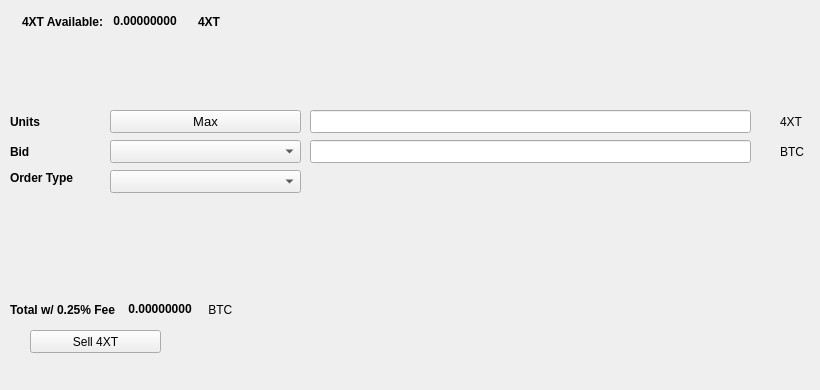
   <widget class="QWidget" name="SellTab">
    <attribute name="title">
     <string>Sell</string>
    </attribute>
    <widget class="QLabel" name="label_16">
     <property name="geometry">
      <rect>
       <x>780</x>
       <y>140</y>
       <width>31</width>
       <height>23</height>
      </rect>
     </property>
     <property name="text">
      <string>BTC</string>
     </property>
    </widget>
    <widget class="QComboBox" name="SellBidcomboBox">
     <property name="geometry">
      <rect>
       <x>110</x>
       <y>140</y>
       <width>191</width>
       <height>23</height>
      </rect>
     </property>
     <property name="font">
      <font>
       <pointsize>10</pointsize>
      </font>
     </property>
    </widget>
    <widget class="QLabel" name="label_18">
     <property name="geometry">
      <rect>
       <x>10</x>
       <y>110</y>
       <width>46</width>
       <height>23</height>
      </rect>
     </property>
     <property name="font">
      <font>
       <weight>75</weight>
       <bold>true</bold>
      </font>
     </property>
     <property name="text">
      <string>Units</string>
     </property>
    </widget>
    <widget class="QPushButton" name="Sell_Max_Amount">
     <property name="geometry">
      <rect>
       <x>110</x>
       <y>110</y>
       <width>191</width>
       <height>23</height>
      </rect>
     </property>
     <property name="font">
      <font>
       <pointsize>10</pointsize>
      </font>
     </property>
     <property name="text">
      <string>Max</string>
     </property>
    </widget>
    <widget class="QLabel" name="label_20">
     <property name="geometry">
      <rect>
       <x>10</x>
       <y>170</y>
       <width>91</width>
       <height>16</height>
      </rect>
     </property>
     <property name="font">
      <font>
       <weight>75</weight>
       <bold>true</bold>
      </font>
     </property>
     <property name="text">
      <string>Order Type</string>
     </property>
    </widget>
    <widget class="QComboBox" name="SellOrdertypeCombo">
     <property name="geometry">
      <rect>
       <x>110</x>
       <y>170</y>
       <width>191</width>
       <height>23</height>
      </rect>
     </property>
     <property name="font">
      <font>
       <pointsize>10</pointsize>
      </font>
     </property>
    </widget>
    <widget class="QLabel" name="label_21">
     <property name="geometry">
      <rect>
       <x>10</x>
       <y>140</y>
       <width>46</width>
       <height>23</height>
      </rect>
     </property>
     <property name="font">
      <font>
       <weight>75</weight>
       <bold>true</bold>
      </font>
     </property>
     <property name="text">
      <string>Bid</string>
     </property>
    </widget>
    <widget class="QLabel" name="label_22">
     <property name="geometry">
      <rect>
       <x>780</x>
       <y>110</y>
       <width>31</width>
       <height>23</height>
      </rect>
     </property>
     <property name="text">
      <string>4XT</string>
     </property>
    </widget>
    <widget class="QLineEdit" name="UnitsInput4XT">
     <property name="geometry">
      <rect>
       <x>310</x>
       <y>110</y>
       <width>441</width>
       <height>23</height>
      </rect>
     </property>
     <property name="font">
      <font>
       <pointsize>9</pointsize>
       <weight>75</weight>
       <bold>true</bold>
      </font>
     </property>
    </widget>
    <widget class="QLineEdit" name="SellBidPriceEdit">
     <property name="geometry">
      <rect>
       <x>310</x>
       <y>140</y>
       <width>441</width>
       <height>23</height>
      </rect>
     </property>
     <property name="font">
      <font>
       <pointsize>9</pointsize>
       <weight>75</weight>
       <bold>true</bold>
      </font>
     </property>
    </widget>
    <widget class="QPushButton" name="Sell4XTBTN">
     <property name="geometry">
      <rect>
       <x>30</x>
       <y>330</y>
       <width>131</width>
       <height>23</height>
      </rect>
     </property>
     <property name="text">
      <string>Sell 4XT</string>
     </property>
     <property name="icon">
      <iconset resource="../forextrading">
       <normaloff>:/icons/bitcoin</normaloff>:/icons/bitcoin</iconset>
     </property>
    </widget>
    <widget class="QWidget" name="layoutWidget3">
     <property name="geometry">
      <rect>
       <x>22</x>
       <y>12</y>
       <width>258</width>
       <height>19</height>
      </rect>
     </property>
     <layout class="QHBoxLayout" name="horizontalLayout">
      <item>
       <widget class="QLabel" name="label232_2">
        <property name="font">
         <font>
          <weight>75</weight>
          <bold>true</bold>
         </font>
        </property>
        <property name="text">
         <string>4XT Available:</string>
        </property>
       </widget>
      </item>
      <item>
       <widget class="QLabel" name="4XTAvailableLabel">
        <property name="palette">
         <palette>
          <active>
           <colorrole role="WindowText">
            <brush brushstyle="SolidPattern">
             <color alpha="255">
              <red>0</red>
              <green>0</green>
              <blue>0</blue>
             </color>
            </brush>
           </colorrole>
           <colorrole role="Button">
            <brush brushstyle="SolidPattern">
             <color alpha="255">
              <red>0</red>
              <green>170</green>
              <blue>0</blue>
             </color>
            </brush>
           </colorrole>
           <colorrole role="Light">
            <brush brushstyle="SolidPattern">
             <color alpha="255">
              <red>0</red>
              <green>255</green>
              <blue>0</blue>
             </color>
            </brush>
           </colorrole>
           <colorrole role="Midlight">
            <brush brushstyle="SolidPattern">
             <color alpha="255">
              <red>0</red>
              <green>212</green>
              <blue>0</blue>
             </color>
            </brush>
           </colorrole>
           <colorrole role="Dark">
            <brush brushstyle="SolidPattern">
             <color alpha="255">
              <red>0</red>
              <green>85</green>
              <blue>0</blue>
             </color>
            </brush>
           </colorrole>
           <colorrole role="Mid">
            <brush brushstyle="SolidPattern">
             <color alpha="255">
              <red>0</red>
              <green>113</green>
              <blue>0</blue>
             </color>
            </brush>
           </colorrole>
           <colorrole role="Text">
            <brush brushstyle="SolidPattern">
             <color alpha="255">
              <red>0</red>
              <green>170</green>
              <blue>0</blue>
             </color>
            </brush>
           </colorrole>
           <colorrole role="BrightText">
            <brush brushstyle="SolidPattern">
             <color alpha="255">
              <red>255</red>
              <green>255</green>
              <blue>255</blue>
             </color>
            </brush>
           </colorrole>
           <colorrole role="ButtonText">
            <brush brushstyle="SolidPattern">
             <color alpha="255">
              <red>0</red>
              <green>0</green>
              <blue>0</blue>
             </color>
            </brush>
           </colorrole>
           <colorrole role="Base">
            <brush brushstyle="SolidPattern">
             <color alpha="255">
              <red>255</red>
              <green>255</green>
              <blue>255</blue>
             </color>
            </brush>
           </colorrole>
           <colorrole role="Window">
            <brush brushstyle="SolidPattern">
             <color alpha="255">
              <red>0</red>
              <green>170</green>
              <blue>0</blue>
             </color>
            </brush>
           </colorrole>
           <colorrole role="Shadow">
            <brush brushstyle="SolidPattern">
             <color alpha="255">
              <red>0</red>
              <green>0</green>
              <blue>0</blue>
             </color>
            </brush>
           </colorrole>
           <colorrole role="AlternateBase">
            <brush brushstyle="SolidPattern">
             <color alpha="255">
              <red>127</red>
              <green>212</green>
              <blue>127</blue>
             </color>
            </brush>
           </colorrole>
           <colorrole role="ToolTipBase">
            <brush brushstyle="SolidPattern">
             <color alpha="255">
              <red>255</red>
              <green>255</green>
              <blue>220</blue>
             </color>
            </brush>
           </colorrole>
           <colorrole role="ToolTipText">
            <brush brushstyle="SolidPattern">
             <color alpha="255">
              <red>0</red>
              <green>0</green>
              <blue>0</blue>
             </color>
            </brush>
           </colorrole>
          </active>
          <inactive>
           <colorrole role="WindowText">
            <brush brushstyle="SolidPattern">
             <color alpha="255">
              <red>0</red>
              <green>0</green>
              <blue>0</blue>
             </color>
            </brush>
           </colorrole>
           <colorrole role="Button">
            <brush brushstyle="SolidPattern">
             <color alpha="255">
              <red>0</red>
              <green>170</green>
              <blue>0</blue>
             </color>
            </brush>
           </colorrole>
           <colorrole role="Light">
            <brush brushstyle="SolidPattern">
             <color alpha="255">
              <red>0</red>
              <green>255</green>
              <blue>0</blue>
             </color>
            </brush>
           </colorrole>
           <colorrole role="Midlight">
            <brush brushstyle="SolidPattern">
             <color alpha="255">
              <red>0</red>
              <green>212</green>
              <blue>0</blue>
             </color>
            </brush>
           </colorrole>
           <colorrole role="Dark">
            <brush brushstyle="SolidPattern">
             <color alpha="255">
              <red>0</red>
              <green>85</green>
              <blue>0</blue>
             </color>
            </brush>
           </colorrole>
           <colorrole role="Mid">
            <brush brushstyle="SolidPattern">
             <color alpha="255">
              <red>0</red>
              <green>113</green>
              <blue>0</blue>
             </color>
            </brush>
           </colorrole>
           <colorrole role="Text">
            <brush brushstyle="SolidPattern">
             <color alpha="255">
              <red>0</red>
              <green>170</green>
              <blue>0</blue>
             </color>
            </brush>
           </colorrole>
           <colorrole role="BrightText">
            <brush brushstyle="SolidPattern">
             <color alpha="255">
              <red>255</red>
              <green>255</green>
              <blue>255</blue>
             </color>
            </brush>
           </colorrole>
           <colorrole role="ButtonText">
            <brush brushstyle="SolidPattern">
             <color alpha="255">
              <red>0</red>
              <green>0</green>
              <blue>0</blue>
             </color>
            </brush>
           </colorrole>
           <colorrole role="Base">
            <brush brushstyle="SolidPattern">
             <color alpha="255">
              <red>255</red>
              <green>255</green>
              <blue>255</blue>
             </color>
            </brush>
           </colorrole>
           <colorrole role="Window">
            <brush brushstyle="SolidPattern">
             <color alpha="255">
              <red>0</red>
              <green>170</green>
              <blue>0</blue>
             </color>
            </brush>
           </colorrole>
           <colorrole role="Shadow">
            <brush brushstyle="SolidPattern">
             <color alpha="255">
              <red>0</red>
              <green>0</green>
              <blue>0</blue>
             </color>
            </brush>
           </colorrole>
           <colorrole role="AlternateBase">
            <brush brushstyle="SolidPattern">
             <color alpha="255">
              <red>127</red>
              <green>212</green>
              <blue>127</blue>
             </color>
            </brush>
           </colorrole>
           <colorrole role="ToolTipBase">
            <brush brushstyle="SolidPattern">
             <color alpha="255">
              <red>255</red>
              <green>255</green>
              <blue>220</blue>
             </color>
            </brush>
           </colorrole>
           <colorrole role="ToolTipText">
            <brush brushstyle="SolidPattern">
             <color alpha="255">
              <red>0</red>
              <green>0</green>
              <blue>0</blue>
             </color>
            </brush>
           </colorrole>
          </inactive>
          <disabled>
           <colorrole role="WindowText">
            <brush brushstyle="SolidPattern">
             <color alpha="255">
              <red>0</red>
              <green>85</green>
              <blue>0</blue>
             </color>
            </brush>
           </colorrole>
           <colorrole role="Button">
            <brush brushstyle="SolidPattern">
             <color alpha="255">
              <red>0</red>
              <green>170</green>
              <blue>0</blue>
             </color>
            </brush>
           </colorrole>
           <colorrole role="Light">
            <brush brushstyle="SolidPattern">
             <color alpha="255">
              <red>0</red>
              <green>255</green>
              <blue>0</blue>
             </color>
            </brush>
           </colorrole>
           <colorrole role="Midlight">
            <brush brushstyle="SolidPattern">
             <color alpha="255">
              <red>0</red>
              <green>212</green>
              <blue>0</blue>
             </color>
            </brush>
           </colorrole>
           <colorrole role="Dark">
            <brush brushstyle="SolidPattern">
             <color alpha="255">
              <red>0</red>
              <green>85</green>
              <blue>0</blue>
             </color>
            </brush>
           </colorrole>
           <colorrole role="Mid">
            <brush brushstyle="SolidPattern">
             <color alpha="255">
              <red>0</red>
              <green>113</green>
              <blue>0</blue>
             </color>
            </brush>
           </colorrole>
           <colorrole role="Text">
            <brush brushstyle="SolidPattern">
             <color alpha="255">
              <red>0</red>
              <green>85</green>
              <blue>0</blue>
             </color>
            </brush>
           </colorrole>
           <colorrole role="BrightText">
            <brush brushstyle="SolidPattern">
             <color alpha="255">
              <red>255</red>
              <green>255</green>
              <blue>255</blue>
             </color>
            </brush>
           </colorrole>
           <colorrole role="ButtonText">
            <brush brushstyle="SolidPattern">
             <color alpha="255">
              <red>0</red>
              <green>85</green>
              <blue>0</blue>
             </color>
            </brush>
           </colorrole>
           <colorrole role="Base">
            <brush brushstyle="SolidPattern">
             <color alpha="255">
              <red>0</red>
              <green>170</green>
              <blue>0</blue>
             </color>
            </brush>
           </colorrole>
           <colorrole role="Window">
            <brush brushstyle="SolidPattern">
             <color alpha="255">
              <red>0</red>
              <green>170</green>
              <blue>0</blue>
             </color>
            </brush>
           </colorrole>
           <colorrole role="Shadow">
            <brush brushstyle="SolidPattern">
             <color alpha="255">
              <red>0</red>
              <green>0</green>
              <blue>0</blue>
             </color>
            </brush>
           </colorrole>
           <colorrole role="AlternateBase">
            <brush brushstyle="SolidPattern">
             <color alpha="255">
              <red>0</red>
              <green>170</green>
              <blue>0</blue>
             </color>
            </brush>
           </colorrole>
           <colorrole role="ToolTipBase">
            <brush brushstyle="SolidPattern">
             <color alpha="255">
              <red>255</red>
              <green>255</green>
              <blue>220</blue>
             </color>
            </brush>
           </colorrole>
           <colorrole role="ToolTipText">
            <brush brushstyle="SolidPattern">
             <color alpha="255">
              <red>0</red>
              <green>0</green>
              <blue>0</blue>
             </color>
            </brush>
           </colorrole>
          </disabled>
         </palette>
        </property>
        <property name="font">
         <font>
          <weight>75</weight>
          <bold>true</bold>
         </font>
        </property>
        <property name="text">
         <string> 0.00000000 </string>
        </property>
        <property name="textInteractionFlags">
         <set>Qt::LinksAccessibleByMouse|Qt::TextSelectableByKeyboard|Qt::TextSelectableByMouse</set>
        </property>
       </widget>
      </item>
      <item>
       <widget class="QLabel" name="label4XT">
        <property name="font">
         <font>
          <weight>75</weight>
          <bold>true</bold>
         </font>
        </property>
        <property name="text">
         <string>4XT</string>
        </property>
       </widget>
      </item>
     </layout>
    </widget>
    <widget class="QWidget" name="layoutWidget">
     <property name="geometry">
      <rect>
       <x>10</x>
       <y>300</y>
       <width>268</width>
       <height>19</height>
      </rect>
     </property>
     <layout class="QHBoxLayout" name="horizontalLayout_2">
      <item>
       <widget class="QLabel" name="label_19">
        <property name="font">
         <font>
          <weight>75</weight>
          <bold>true</bold>
         </font>
        </property>
        <property name="text">
         <string>Total w/ 0.25% Fee </string>
        </property>
       </widget>
      </item>
      <item>
       <widget class="QLabel" name="SellCostLabel">
        <property name="palette">
         <palette>
          <active>
           <colorrole role="WindowText">
            <brush brushstyle="SolidPattern">
             <color alpha="255">
              <red>0</red>
              <green>0</green>
              <blue>0</blue>
             </color>
            </brush>
           </colorrole>
           <colorrole role="Button">
            <brush brushstyle="SolidPattern">
             <color alpha="255">
              <red>0</red>
              <green>170</green>
              <blue>0</blue>
             </color>
            </brush>
           </colorrole>
           <colorrole role="Light">
            <brush brushstyle="SolidPattern">
             <color alpha="255">
              <red>0</red>
              <green>255</green>
              <blue>0</blue>
             </color>
            </brush>
           </colorrole>
           <colorrole role="Midlight">
            <brush brushstyle="SolidPattern">
             <color alpha="255">
              <red>0</red>
              <green>212</green>
              <blue>0</blue>
             </color>
            </brush>
           </colorrole>
           <colorrole role="Dark">
            <brush brushstyle="SolidPattern">
             <color alpha="255">
              <red>0</red>
              <green>85</green>
              <blue>0</blue>
             </color>
            </brush>
           </colorrole>
           <colorrole role="Mid">
            <brush brushstyle="SolidPattern">
             <color alpha="255">
              <red>0</red>
              <green>113</green>
              <blue>0</blue>
             </color>
            </brush>
           </colorrole>
           <colorrole role="Text">
            <brush brushstyle="SolidPattern">
             <color alpha="255">
              <red>0</red>
              <green>170</green>
              <blue>0</blue>
             </color>
            </brush>
           </colorrole>
           <colorrole role="BrightText">
            <brush brushstyle="SolidPattern">
             <color alpha="255">
              <red>255</red>
              <green>255</green>
              <blue>255</blue>
             </color>
            </brush>
           </colorrole>
           <colorrole role="ButtonText">
            <brush brushstyle="SolidPattern">
             <color alpha="255">
              <red>0</red>
              <green>0</green>
              <blue>0</blue>
             </color>
            </brush>
           </colorrole>
           <colorrole role="Base">
            <brush brushstyle="SolidPattern">
             <color alpha="255">
              <red>255</red>
              <green>255</green>
              <blue>255</blue>
             </color>
            </brush>
           </colorrole>
           <colorrole role="Window">
            <brush brushstyle="SolidPattern">
             <color alpha="255">
              <red>0</red>
              <green>170</green>
              <blue>0</blue>
             </color>
            </brush>
           </colorrole>
           <colorrole role="Shadow">
            <brush brushstyle="SolidPattern">
             <color alpha="255">
              <red>0</red>
              <green>0</green>
              <blue>0</blue>
             </color>
            </brush>
           </colorrole>
           <colorrole role="AlternateBase">
            <brush brushstyle="SolidPattern">
             <color alpha="255">
              <red>127</red>
              <green>212</green>
              <blue>127</blue>
             </color>
            </brush>
           </colorrole>
           <colorrole role="ToolTipBase">
            <brush brushstyle="SolidPattern">
             <color alpha="255">
              <red>255</red>
              <green>255</green>
              <blue>220</blue>
             </color>
            </brush>
           </colorrole>
           <colorrole role="ToolTipText">
            <brush brushstyle="SolidPattern">
             <color alpha="255">
              <red>0</red>
              <green>0</green>
              <blue>0</blue>
             </color>
            </brush>
           </colorrole>
          </active>
          <inactive>
           <colorrole role="WindowText">
            <brush brushstyle="SolidPattern">
             <color alpha="255">
              <red>0</red>
              <green>0</green>
              <blue>0</blue>
             </color>
            </brush>
           </colorrole>
           <colorrole role="Button">
            <brush brushstyle="SolidPattern">
             <color alpha="255">
              <red>0</red>
              <green>170</green>
              <blue>0</blue>
             </color>
            </brush>
           </colorrole>
           <colorrole role="Light">
            <brush brushstyle="SolidPattern">
             <color alpha="255">
              <red>0</red>
              <green>255</green>
              <blue>0</blue>
             </color>
            </brush>
           </colorrole>
           <colorrole role="Midlight">
            <brush brushstyle="SolidPattern">
             <color alpha="255">
              <red>0</red>
              <green>212</green>
              <blue>0</blue>
             </color>
            </brush>
           </colorrole>
           <colorrole role="Dark">
            <brush brushstyle="SolidPattern">
             <color alpha="255">
              <red>0</red>
              <green>85</green>
              <blue>0</blue>
             </color>
            </brush>
           </colorrole>
           <colorrole role="Mid">
            <brush brushstyle="SolidPattern">
             <color alpha="255">
              <red>0</red>
              <green>113</green>
              <blue>0</blue>
             </color>
            </brush>
           </colorrole>
           <colorrole role="Text">
            <brush brushstyle="SolidPattern">
             <color alpha="255">
              <red>0</red>
              <green>170</green>
              <blue>0</blue>
             </color>
            </brush>
           </colorrole>
           <colorrole role="BrightText">
            <brush brushstyle="SolidPattern">
             <color alpha="255">
              <red>255</red>
              <green>255</green>
              <blue>255</blue>
             </color>
            </brush>
           </colorrole>
           <colorrole role="ButtonText">
            <brush brushstyle="SolidPattern">
             <color alpha="255">
              <red>0</red>
              <green>0</green>
              <blue>0</blue>
             </color>
            </brush>
           </colorrole>
           <colorrole role="Base">
            <brush brushstyle="SolidPattern">
             <color alpha="255">
              <red>255</red>
              <green>255</green>
              <blue>255</blue>
             </color>
            </brush>
           </colorrole>
           <colorrole role="Window">
            <brush brushstyle="SolidPattern">
             <color alpha="255">
              <red>0</red>
              <green>170</green>
              <blue>0</blue>
             </color>
            </brush>
           </colorrole>
           <colorrole role="Shadow">
            <brush brushstyle="SolidPattern">
             <color alpha="255">
              <red>0</red>
              <green>0</green>
              <blue>0</blue>
             </color>
            </brush>
           </colorrole>
           <colorrole role="AlternateBase">
            <brush brushstyle="SolidPattern">
             <color alpha="255">
              <red>127</red>
              <green>212</green>
              <blue>127</blue>
             </color>
            </brush>
           </colorrole>
           <colorrole role="ToolTipBase">
            <brush brushstyle="SolidPattern">
             <color alpha="255">
              <red>255</red>
              <green>255</green>
              <blue>220</blue>
             </color>
            </brush>
           </colorrole>
           <colorrole role="ToolTipText">
            <brush brushstyle="SolidPattern">
             <color alpha="255">
              <red>0</red>
              <green>0</green>
              <blue>0</blue>
             </color>
            </brush>
           </colorrole>
          </inactive>
          <disabled>
           <colorrole role="WindowText">
            <brush brushstyle="SolidPattern">
             <color alpha="255">
              <red>0</red>
              <green>85</green>
              <blue>0</blue>
             </color>
            </brush>
           </colorrole>
           <colorrole role="Button">
            <brush brushstyle="SolidPattern">
             <color alpha="255">
              <red>0</red>
              <green>170</green>
              <blue>0</blue>
             </color>
            </brush>
           </colorrole>
           <colorrole role="Light">
            <brush brushstyle="SolidPattern">
             <color alpha="255">
              <red>0</red>
              <green>255</green>
              <blue>0</blue>
             </color>
            </brush>
           </colorrole>
           <colorrole role="Midlight">
            <brush brushstyle="SolidPattern">
             <color alpha="255">
              <red>0</red>
              <green>212</green>
              <blue>0</blue>
             </color>
            </brush>
           </colorrole>
           <colorrole role="Dark">
            <brush brushstyle="SolidPattern">
             <color alpha="255">
              <red>0</red>
              <green>85</green>
              <blue>0</blue>
             </color>
            </brush>
           </colorrole>
           <colorrole role="Mid">
            <brush brushstyle="SolidPattern">
             <color alpha="255">
              <red>0</red>
              <green>113</green>
              <blue>0</blue>
             </color>
            </brush>
           </colorrole>
           <colorrole role="Text">
            <brush brushstyle="SolidPattern">
             <color alpha="255">
              <red>0</red>
              <green>85</green>
              <blue>0</blue>
             </color>
            </brush>
           </colorrole>
           <colorrole role="BrightText">
            <brush brushstyle="SolidPattern">
             <color alpha="255">
              <red>255</red>
              <green>255</green>
              <blue>255</blue>
             </color>
            </brush>
           </colorrole>
           <colorrole role="ButtonText">
            <brush brushstyle="SolidPattern">
             <color alpha="255">
              <red>0</red>
              <green>85</green>
              <blue>0</blue>
             </color>
            </brush>
           </colorrole>
           <colorrole role="Base">
            <brush brushstyle="SolidPattern">
             <color alpha="255">
              <red>0</red>
              <green>170</green>
              <blue>0</blue>
             </color>
            </brush>
           </colorrole>
           <colorrole role="Window">
            <brush brushstyle="SolidPattern">
             <color alpha="255">
              <red>0</red>
              <green>170</green>
              <blue>0</blue>
             </color>
            </brush>
           </colorrole>
           <colorrole role="Shadow">
            <brush brushstyle="SolidPattern">
             <color alpha="255">
              <red>0</red>
              <green>0</green>
              <blue>0</blue>
             </color>
            </brush>
           </colorrole>
           <colorrole role="AlternateBase">
            <brush brushstyle="SolidPattern">
             <color alpha="255">
              <red>0</red>
              <green>170</green>
              <blue>0</blue>
             </color>
            </brush>
           </colorrole>
           <colorrole role="ToolTipBase">
            <brush brushstyle="SolidPattern">
             <color alpha="255">
              <red>255</red>
              <green>255</green>
              <blue>220</blue>
             </color>
            </brush>
           </colorrole>
           <colorrole role="ToolTipText">
            <brush brushstyle="SolidPattern">
             <color alpha="255">
              <red>0</red>
              <green>0</green>
              <blue>0</blue>
             </color>
            </brush>
           </colorrole>
          </disabled>
         </palette>
        </property>
        <property name="font">
         <font>
          <weight>75</weight>
          <bold>true</bold>
         </font>
        </property>
        <property name="autoFillBackground">
         <bool>false</bool>
        </property>
        <property name="text">
         <string> 0.00000000</string>
        </property>
        <property name="textInteractionFlags">
         <set>Qt::LinksAccessibleByMouse|Qt::TextSelectableByMouse</set>
        </property>
       </widget>
      </item>
      <item>
       <widget class="QLabel" name="label_17">
        <property name="font">
         <font>
          <weight>50</weight>
          <bold>false</bold>
         </font>
        </property>
        <property name="text">
         <string> BTC</string>
        </property>
       </widget>
      </item>
     </layout>
    </widget>
    <widget class="QLabel" name="label_23">
     <property name="geometry">
      <rect>
       <x>460</x>
       <y>300</y>
       <width>281</width>
       <height>81</height>
      </rect>
     </property>
     <property name="text">
      <string/>
     </property>
     <property name="pixmap">
      <pixmap>:/images/bittrex</pixmap>
     </property>
    </widget>
   </widget>
